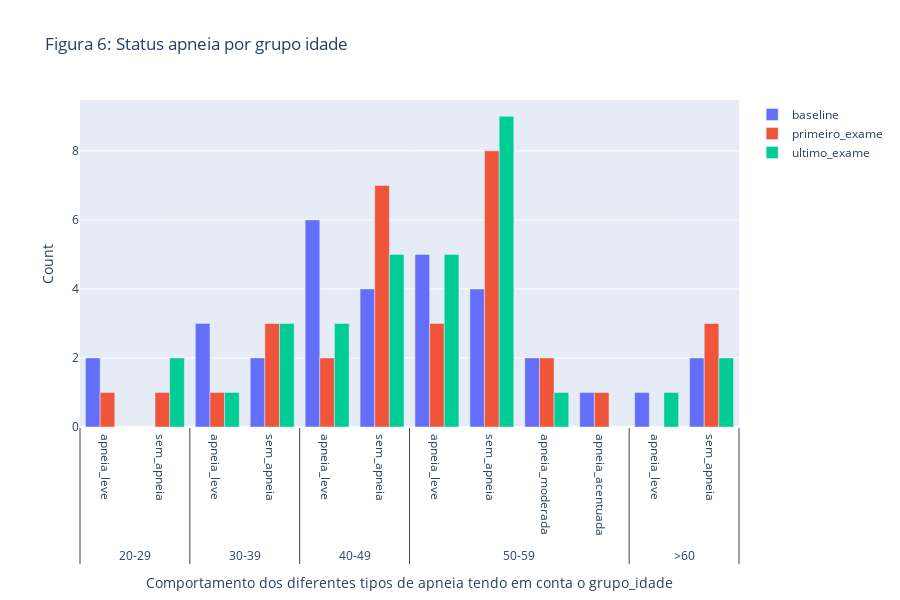

Notebook cell for this chart:
### Markdown cell above
#### Comportamento dos diferentes tipos de apneia tendo em conta o grupo etario

### Code cell
pd.options.plotting.backend = "plotly"
df_baseline[["grupo_idade", "status_apneia"]]

fg = pd.concat([df_baseline.groupby("grupo_idade")["status_apneia"].value_counts(),
                 df_primeiro_exame.groupby("grupo_idade")["status_apneia"].value_counts(),
                 df_ultimo_exame.groupby("grupo_idade")["status_apneia"].value_counts()
                 ],axis=1)
fg.columns = ["apneia_baseline","apneia_primeiro_exame","apneia_ultimo_exame"]
# print(fg)
# fg = fg[["apneia_baseline","apneia_primeiro_exame","apneia_ultimo_exame"]]
fg.reset_index(inplace=True)

x = [
    fg["grupo_idade"],
    fg['status_apneia'],
]

fig = go.Figure()
# fig.add_bar()
# fig.add_trace(go.Box(x=x,y=fg["apneia_baseline"], name="baseline"))
# fig.add_trace(go.Box(x=x,y=fg["apneia_primeiro_exame"], name="primeiro_exame"))
# fig.add_trace(go.Box(x=x,y=fg["apneia_ultimo_exame"], name="ultimo_exame"))
# fig.add_box(x=x,y=fg["apneia_baseline"], name="baseline")

fig.add_bar(x=x,y=fg["apneia_baseline"], name="baseline")
fig.add_bar(x=x,y=fg["apneia_primeiro_exame"], name="primeiro_exame")
fig.add_bar(x=x,y=fg["apneia_ultimo_exame"], name="ultimo_exame")

fig.update_layout(
    title = "Figura 6: Status apneia por grupo idade",
    dragmode="zoom",
    hovermode="x",
    barmode="group",
    height=600,
    # legend = dict(traceorder="reversed"),
    # template = "plotly_dark",
    # barmode = "group",
)

fig.update_xaxes(title = "Comportamento dos diferentes tipos de apneia tendo em conta o grupo_idade")
fig.update_yaxes(title_text="Count")

fig.show()
fig.write_image("../reports/figures/grupo_etario_apneia.png")

### Figure 1 — Plotly figure (JSON) as saved in the notebook; plotly's stock layout.template omitted (floating-point values rounded to 4 significant figures)
{"data": [{"name": "baseline", "type": "bar", "x": [["20-29", "30-39", "30-39", "40-49", "40-49", "50-59", "50-59", "50-59", "50-59", ">60", ">60", "20-29"], ["apneia_leve", "apneia_leve", "sem_apneia", "apneia_leve", "sem_apneia", "apneia_leve", "sem_apneia", "apneia_moderada", "apneia_acentuada", "sem_apneia", "apneia_leve", "sem_apneia"]], "y": [2, 3, 2, 6, 4, 5, 4, 2, 1, 2, 1, null]}, {"name": "primeiro_exame", "type": "bar", "x": [["20-29", "30-39", "30-39", "40-49", "40-49", "50-59", "50-59", "50-59", "50-59", ">60", ">60", "20-29"], ["apneia_leve", "apneia_leve", "sem_apneia", "apneia_leve", "sem_apneia", "apneia_leve", "sem_apneia", "apneia_moderada", "apneia_acentuada", "sem_apneia", "apneia_leve", "sem_apneia"]], "y": [1, 1, 3, 2, 7, 3, 8, 2, 1, 3, null, 1]}, {"name": "ultimo_exame", "type": "bar", "x": [["20-29", "30-39", "30-39", "40-49", "40-49", "50-59", "50-59", "50-59", "50-59", ">60", ">60", "20-29"], ["apneia_leve", "apneia_leve", "sem_apneia", "apneia_leve", "sem_apneia", "apneia_leve", "sem_apneia", "apneia_moderada", "apneia_acentuada", "sem_apneia", "apneia_leve", "sem_apneia"]], "y": [null, 1, 3, 3, 5, 5, 9, 1, null, 2, 1, 2]}], "layout": {"barmode": "group", "dragmode": "zoom", "height": 600, "hovermode": "x", "title": {"text": "Figura 6: Status apneia por grupo idade"}, "xaxis": {"title": {"text": "Comportamento dos diferentes tipos de apneia tendo em conta o grupo_idade"}}, "yaxis": {"title": {"text": "Count"}}}}
